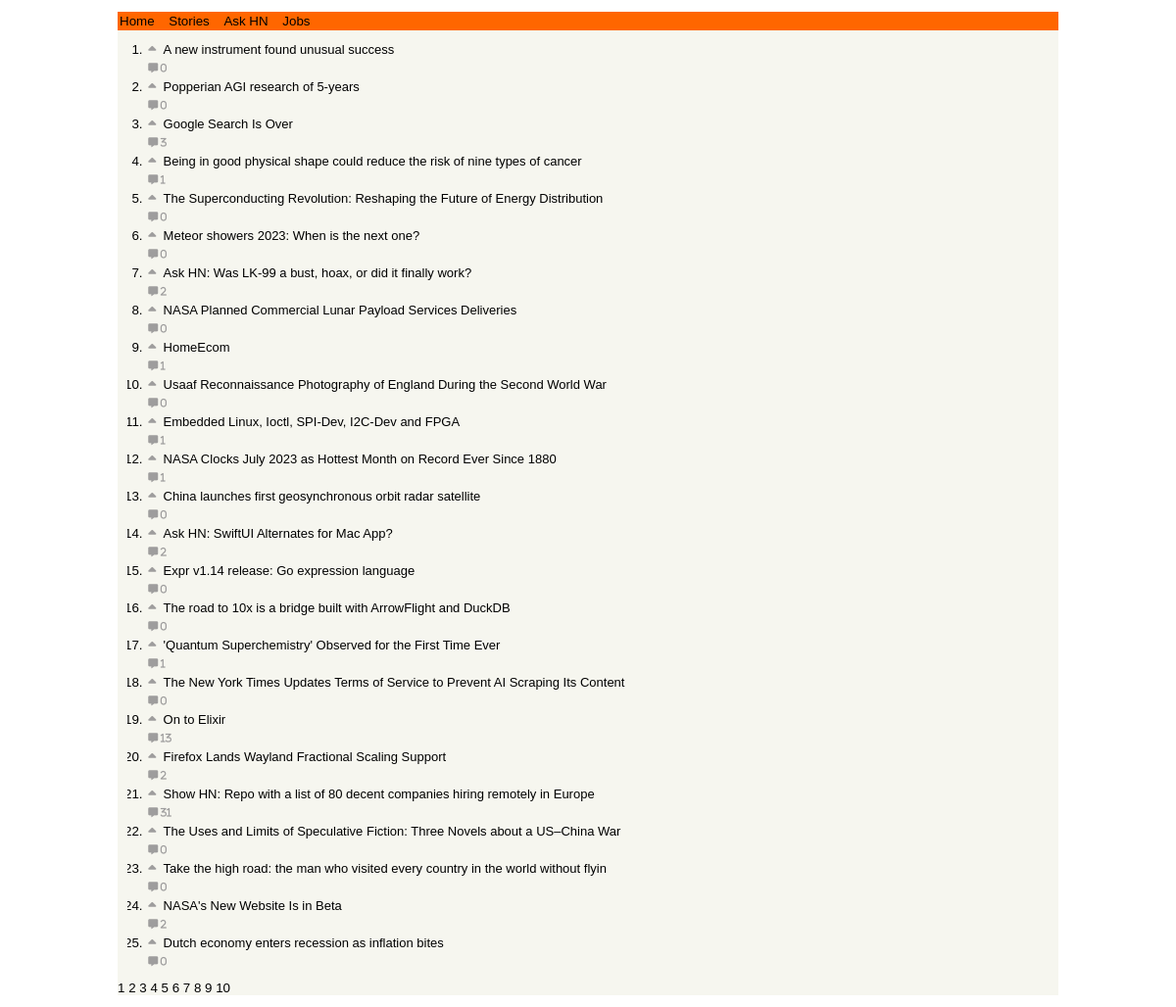
Screenshot of /?page=2 with the database file from the repository.
### hacker_news/models.py (models this page shows)
class Items(models.Model):
    id  = models.IntegerField(primary_key=True,unique=True)
    by = models.CharField(max_length=200, null=True, blank=True)
    type = models.CharField(max_length=200, null=True, blank=True)
    title = models.CharField(max_length=500, null=True, blank=True)
    text = models.TextField(null=True, blank=True)
    descendants = models.IntegerField(null=True, blank=True)
    url = models.CharField(max_length=500, null=True, blank=True)
    deleted = models.BooleanField()
    dead = models.BooleanField()
    created =models.DateTimeField(auto_now_add=True)

### hacker_news/views.py (the view)
# urls.py: path('',news, name='news'),
def news(request):
    items =Items.objects.filter(type='story')
    page_obj = paginator(request,items)
    return render (request,'home.html',{'page_obj':page_obj,'no_pages':page_obj.paginator.page_range})

### hacker_news/views.py (called while the page is built)
def paginator(request,model_items):
    paginator = Paginator(model_items, 25)  # Show 25 contacts per page.
    page_number = request.GET.get("page")
    page_obj = paginator.get_page(page_number)
    return page_obj

### hacker_news/templates/Home.html
{% extends 'base.html' %}
{% load static%}
{% block content%}
        <link rel="stylesheet" href="{% static 'css/home.css' %}">
        <ol class="news-list-container">
        <div class="news-lists">
                {% for item in page_obj %}
                <li class="news-item">
                        <p class="news-title"><a href="{{ item.url }}"><i class="fa fa-caret-up" aria-hidden="true"></i>{{item.title}}</a>
                        </p>
                        <a class="news-comment" href="{% url 'comment' item.id %}">
                                <i class=" fa-solid fa-message fa-xs"> {{item.comments_set.all.count}}</i>
                        </a>
                </li>
                {% endfor %}
        </div>
</ol>
{% include 'paginator.html'%}
{% endblock %}

### hacker_news/static/css/style.css (style rules this page uses)
* { box-sizing: border-box; margin: 0; padding: 0; }
body { font-size: 10pt; }

### hacker_news/static/css/home.css (style rules this page uses)
.news-list-container { overflow: hidden; margin: 10px; width: 80%; }
.news-lists { width: 95%; margin: 0 auto; }
.news-item { padding: 2px; width: 100%; }
a { text-decoration: none; color: black; }
.news-title { font-size: 13px; }
.fa-caret-up { color:rgb(158, 157, 157); padding-bottom: 5px; padding-right: 1%; }
.fa-solid { color:rgb(158, 157, 157); }

### rows the page displays
Items: title "A new instrument found unusual success", comments_set.all.count "0"
Items: title "Popperian AGI research of 5-years", comments_set.all.count "0"
Items: title "Google Search Is Over", comments_set.all.count "3"
Items: title "Being in good physical shape could reduce the risk of nine types of cancer", comments_set.all.count "1"
Items: title "The Superconducting Revolution: Reshaping the Future of Energy Distribution", comments_set.all.count "0"
Items: title "Meteor showers 2023: When is the next one?", comments_set.all.count "0"
Items: title "Ask HN: Was LK-99 a bust, hoax, or did it finally work?", comments_set.all.count "2"
Items: title "NASA Planned Commercial Lunar Payload Services Deliveries", comments_set.all.count "0"
Items: title "HomeEcom", comments_set.all.count "1"
Items: title "Usaaf Reconnaissance Photography of England During the Second World War", comments_set.all.count "0"
Items: title "Embedded Linux, Ioctl, SPI-Dev, I2C-Dev and FPGA", comments_set.all.count "1"
Items: title "NASA Clocks July 2023 as Hottest Month on Record Ever Since 1880", comments_set.all.count "1"
Items: title "China launches first geosynchronous orbit radar satellite", comments_set.all.count "0"
Items: title "Ask HN: SwiftUI Alternates for Mac App?", comments_set.all.count "2"
Items: title "Expr v1.14 release: Go expression language", comments_set.all.count "0"
Items: title "The road to 10x is a bridge built with ArrowFlight and DuckDB", comments_set.all.count "0"
Items: title "'Quantum Superchemistry' Observed for the First Time Ever", comments_set.all.count "1"
Items: title "The New York Times Updates Terms of Service to Prevent AI Scraping Its Content", comments_set.all.count "0"
Items: title "On to Elixir", comments_set.all.count "13"
Items: title "Firefox Lands Wayland Fractional Scaling Support", comments_set.all.count "2"
Items: title "Show HN: Repo with a list of 80 decent companies hiring remotely in Europe", comments_set.all.count "31"
Items: title "The Uses and Limits of Speculative Fiction: Three Novels about a US–China War", comments_set.all.count "0"
Items: title "Take the high road: the man who visited every country in the world without flyin", comments_set.all.count "0"
Items: title "NASA's New Website Is in Beta", comments_set.all.count "2"
Items: title "Dutch economy enters recession as inflation bites", comments_set.all.count "0"

### other values shown
{{ num }} "1" "2" "3" "4" "5" "6" "7" "8" "9" "10"
